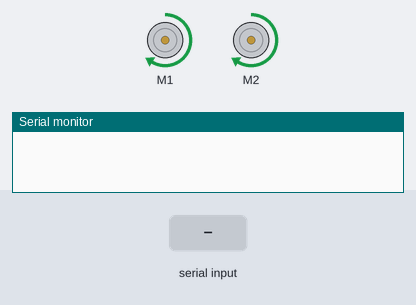
A sketch run on a simulated Arduino Uno, built with avr-gcc and run on an emulated ATmega328P. On the bench: 2 × DC motor (green arrow = forward, orange = backward, longer = faster), the last lines printed to the serial monitor. The inputs (shaded band) are chosen by the test bench.

Above: at 1.8 s.
1.9 s: "200\n" received over the second serial link
At 3.4 s:
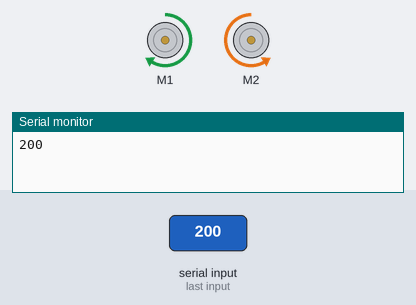
4.5 s: "1,90\n" received over the second serial link
At 6.6 s:
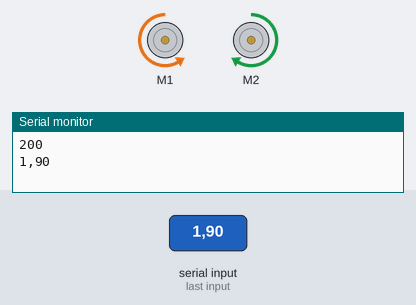
7.0 s: "90,45\n" received over the second serial link
At 8.5 s:
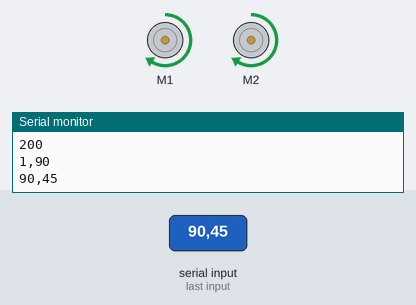
Timing chart, 0 to 10.0 s (numbered marks = the images above; inputs shaded):
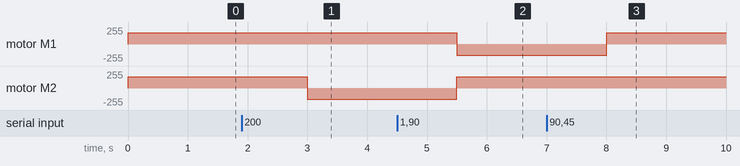

The sketch:

ArduinoMotion.ino
```cpp
#include <AFMotor.h>
#include <SoftwareSerial.h>
#include "PinNumber.h"
#include "OperationCode.h"

AF_DCMotor rightMotor(MOTOR_R), leftMotor(MOTOR_L);
SoftwareSerial mySerial(PIN_RX, PIN_TX);

const int maxSpeed = 250, minSpeed = 150, standardSpeed = 170;
int currentSpeed = standardSpeed, speedGap = 10;
DirectionCode directionCode = DirectionCode::FRONT;
SpeedCode speedCode = SpeedCode::FAST;

void handleDirection(DirectionCode directionCode);
void handleSpeed(SpeedCode speedCode);

void setup() {
    rightMotor.setSpeed(currentSpeed);
    leftMotor.setSpeed(currentSpeed);
    rightMotor.run(RELEASE);
    leftMotor.run(RELEASE);

    Serial.begin(9600);
    mySerial.begin(9600);
}

void loop() {
    //적외선 센서로 데이터 받는 아두이노로부터 전송된 동작 코드 있으면
    if (mySerial.available()) {
        String operationCode = mySerial.readString();
        Serial.println(operationCode);
        directionCode = parseDirectionCode(operationCode);
        speedCode = parseSpeedCode(operationCode);
    }

    //방향 코드, 속도 코드로 모터 제어
    handleDirection(directionCode);
    handleSpeed(speedCode);
    delay(500);
}

void handleDirection(DirectionCode directionCode) {
    //우회전
    if (directionCode == DirectionCode::RIGHT) {
        rightMotor.run(BACKWARD);
        leftMotor.run(FORWARD);
    }
    //좌회전
    else if (directionCode == DirectionCode::LEFT) {
        rightMotor.run(FORWARD);
        leftMotor.run(BACKWARD);
    }
    //전진
    else {
        rightMotor.run(FORWARD);
        leftMotor.run(FORWARD);
    }
}

void handleSpeed(SpeedCode speedCode) {
    //속도 빠르게 (특정 속도까지만)
    if (speedCode == SpeedCode::FAST) {
        if (currentSpeed < maxSpeed) currentSpeed += speedGap;
    }
    //속도 느르게 (특정 속도까지만)
    else if (speedCode == SpeedCode::SLOW) {
        if (currentSpeed > minSpeed) currentSpeed -= speedGap;
    }
    //멈춤
    else if (speedCode == SpeedCode::STOP) {
        rightMotor.setSpeed(0);
        leftMotor.setSpeed(0);
        rightMotor.run(RELEASE);
        leftMotor.run(RELEASE);
    }
    //표준 속도로 움직임
    else {
        rightMotor.setSpeed(standardSpeed);
        leftMotor.setSpeed(standardSpeed);
        rightMotor.run(FORWARD);
        leftMotor.run(FORWARD);
    }
}
```

operationCode.h
```cpp
//아두이노 동작에 대한 코드 정의
//방향 코드
enum class DirectionCode {
    FRONT, //전진 (FORWARD로 할 경우, AFMotor.h의 FORWARD 변수와 중복)
    RIGHT, //우회전
    LEFT //좌회전
};

//속도 코드
enum class SpeedCode {
    FAST, //속도 빠르게
    SLOW, //속도 느리게
    STOP, //멈춤
    MOVE //움직임
};

/**
 * 방향 코드 + 속도 코드 = 동작 코드 정의
 * ex. 00 코드는 전진, 속도 빠르게
 * ex. 21 코드는 좌회전, 속도 느리게
 * → 적외선 센서로 데이터 받는 아두이노가 동작 코드 생성 후 모터 제어하는 아두이노에게 전송
*/
String getOperationCode(DirectionCode directionCode, SpeedCode speedCode) {
    return String(static_cast<int>(directionCode)) + String(static_cast<int>(speedCode));
}

//모터 제어하는 아두이노에게 전송된 동작 코드 → 방향 코드로 파싱
DirectionCode parseDirectionCode(String operationCode) {
    return static_cast<DirectionCode>(operationCode.substring(0, 1).toInt());
}

//모터 제어하는 아두이노에게 전송된 동작 코드 → 속도 코드로 파싱
SpeedCode parseSpeedCode(String operationCode) {
    return static_cast<SpeedCode>(operationCode.substring(1, 2).toInt());
}
```

pinNumber.h
```cpp
//각 센서의 핀 번호
/**
 * 아두이노 간 시리얼 통신을 위한 디지털 핀 번호
 * 디지털 핀 서로 크로스해서 연결해야 함
 * ex. 아두이노 A Pin 9 - 아두이노 B Pin 10 연결 + 아두이노 A Pin 10 - 아두이노 B Pin 9 연결
*/
#define PIN_RX 9 //수신부 (모터 쉴드의 SERVO-2)
#define PIN_TX 10 //발신부 (모터 쉴드의 SER1)

//적외선 센서 핀 번호
//bottom
#define TRIG_B 12
#define ECHO_B 11
//right
#define TRIG_R 7
#define ECHO_R 6
//left
#define TRIG_L 5
#define ECHO_L 4
//front
#define TRIG_F 3
#define ECHO_F 2

//모터 핀 번호
//right
#define MOTOR_R 1
//left
#define MOTOR_L 2
```

ultrasonic.cpp
```cpp
#include "Arduino.h"
#include "Ultrasonic.h"

Ultrasonic::Ultrasonic(int trig, int echo): trig(trig), echo(echo) {}

//적외선 센서 핀 번호 설정
void Ultrasonic::setup() {
    pinMode(trig, OUTPUT);
    pinMode(echo, INPUT);
}

//초음파 센서 값 읽어오는 함수
int Ultrasonic::readDistance() {
    float duration, distance;

    //초음파 센서는 초음파를 발사 후 돌아오는 시간을 역산하여 거리 값으로 계산
    digitalWrite(trig, HIGH); //초음파 발사
    delay(10);
    digitalWrite(trig, LOW); //초음파 발사 중단

    duration = pulseIn(echo, HIGH); //초음파 센서 Echo 핀에 신호가 들어올 때까지의 시간(마이크로초 단위, 1초 = 1000000마이크로초)
    distance = (340. * duration / 10000) / 2; //초음파 속도 340m/s
    return distance; //cm 단위
}
```

ultrasonic.h
```cpp
#ifndef ULTRASONIC_H
#define ULTRASONIC_H

#include "Arduino.h"

class Ultrasonic {
public:
    Ultrasonic(int trig, int echo);
    void setup();
    int readDistance();
private:
    int trig, echo;
};

#endif
```

lcd.cpp
```cpp
#include "Arduino.h"
#include "Lcd.h"

Lcd::Lcd(uint8_t lcd_Addr,uint8_t lcd_cols,uint8_t lcd_rows): lcd(LiquidCrystal_I2C(lcd_Addr, lcd_cols, lcd_rows)) {}

void Lcd::setup() {
    lcd.init();
    lcd.backlight();
    lcd.setCursor(0, 0);
}

void Lcd::printDistance(long distance) {
    int j = (distance % 10000) / 1000; //1000의 자리
    int k = (distance % 1000) / 100; //100의 자리
    int l = (distance % 100) / 10; //10의 자리
    int m = (distance % 10); //1의 자리

    lcd.setCursor(0, 1); //커서 첫번째칸 두번째줄 위치
    lcd.print("Distance: ");
    lcd.print(j);
    lcd.print(k);
    lcd.print(l);
    lcd.print(m);
    lcd.print("cm");
}

void Lcd::printstr(String str) {
    lcd.setCursor(0, 0);
    lcd.printstr("                "); //기존 문자열 출력되어있는 경우, erase 역할
    lcd.setCursor(0, 0);
    lcd.printstr(str.c_str());
}
```

lcd.h
```cpp
#ifndef LCD_H
#define LCD

#include "Arduino.h"
#include <LiquidCrystal_I2C.h>

class Lcd {
public:
    Lcd(uint8_t lcd_Addr, uint8_t lcd_cols, uint8_t lcd_rows);
    void setup();
    void printDistance(long distance);
    void printstr(String str);
private:
    LiquidCrystal_I2C lcd;
};

#endif
```

Measured:
- after the input at 1.9 s, motor M2: forward 170/255 → backward 170/255 after 1.1 s
- after the input at 4.5 s, motor M1: forward 170/255 → backward 170/255 after 1.0 s; motor M2: backward 170/255 → forward 170/255 after 1.0 s
- after the input at 7.0 s, motor M1: backward 170/255 → forward 170/255 after 1.0 s
